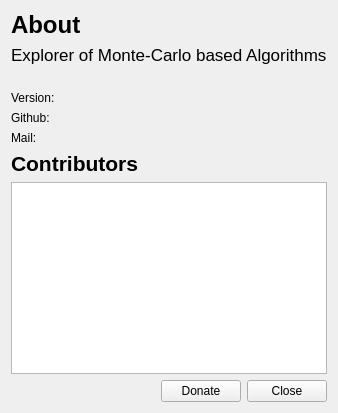
<?xml version="1.0" encoding="UTF-8"?>
<ui version="4.0">
 <class>about</class>
 <widget class="QWidget" name="about">
  <property name="enabled">
   <bool>true</bool>
  </property>
  <property name="geometry">
   <rect>
    <x>0</x>
    <y>0</y>
    <width>354</width>
    <height>433</height>
   </rect>
  </property>
  <property name="sizePolicy">
   <sizepolicy hsizetype="Fixed" vsizetype="Fixed">
    <horstretch>0</horstretch>
    <verstretch>0</verstretch>
   </sizepolicy>
  </property>
  <property name="minimumSize">
   <size>
    <width>0</width>
    <height>0</height>
   </size>
  </property>
  <property name="windowTitle">
   <string>About</string>
  </property>
  <layout class="QVBoxLayout" name="verticalLayout_2">
   <property name="sizeConstraint">
    <enum>QLayout::SetFixedSize</enum>
   </property>
   <item>
    <layout class="QVBoxLayout" name="layoutAbout">
     <item>
      <widget class="QLabel" name="labelAbout">
       <property name="font">
        <font>
         <pointsize>18</pointsize>
         <weight>75</weight>
         <bold>true</bold>
        </font>
       </property>
       <property name="text">
        <string>About</string>
       </property>
       <property name="textFormat">
        <enum>Qt::AutoText</enum>
       </property>
      </widget>
     </item>
     <item>
      <widget class="QLabel" name="labelInfo">
       <property name="font">
        <font>
         <pointsize>13</pointsize>
        </font>
       </property>
       <property name="text">
        <string>Explorer of Monte-Carlo based Algorithms</string>
       </property>
      </widget>
     </item>
     <item>
      <widget class="QLabel" name="labelBy">
       <property name="text">
        <string/>
       </property>
      </widget>
     </item>
    </layout>
   </item>
   <item>
    <layout class="QFormLayout" name="layoutInfo">
     <item row="0" column="0">
      <widget class="QLabel" name="labelVersion">
       <property name="text">
        <string>Version:</string>
       </property>
      </widget>
     </item>
     <item row="0" column="1">
      <widget class="QLabel" name="labelVersionNumber">
       <property name="text">
        <string/>
       </property>
      </widget>
     </item>
     <item row="1" column="0">
      <widget class="QLabel" name="labelGithub">
       <property name="text">
        <string>Github:</string>
       </property>
      </widget>
     </item>
     <item row="1" column="1">
      <widget class="QLabel" name="labelGithubLink">
       <property name="text">
        <string/>
       </property>
       <property name="textFormat">
        <enum>Qt::AutoText</enum>
       </property>
       <property name="openExternalLinks">
        <bool>true</bool>
       </property>
       <property name="textInteractionFlags">
        <set>Qt::TextBrowserInteraction</set>
       </property>
      </widget>
     </item>
     <item row="2" column="1">
      <widget class="QLabel" name="labelMyMail">
       <property name="text">
        <string/>
       </property>
       <property name="textInteractionFlags">
        <set>Qt::TextSelectableByMouse</set>
       </property>
      </widget>
     </item>
     <item row="2" column="0">
      <widget class="QLabel" name="labelMail">
       <property name="text">
        <string>Mail:</string>
       </property>
      </widget>
     </item>
    </layout>
   </item>
   <item>
    <layout class="QVBoxLayout" name="layoutContributors">
     <item>
      <widget class="QLabel" name="labelContributors">
       <property name="font">
        <font>
         <pointsize>16</pointsize>
         <weight>75</weight>
         <bold>true</bold>
        </font>
       </property>
       <property name="text">
        <string>Contributors</string>
       </property>
      </widget>
     </item>
    </layout>
   </item>
   <item>
    <layout class="QVBoxLayout" name="verticalLayout">
     <item>
      <widget class="QTextEdit" name="textContributors">
       <property name="undoRedoEnabled">
        <bool>false</bool>
       </property>
       <property name="textInteractionFlags">
        <set>Qt::TextSelectableByMouse</set>
       </property>
      </widget>
     </item>
    </layout>
   </item>
   <item>
    <layout class="QHBoxLayout" name="layoutButtons">
     <item>
      <spacer name="horizontalSpacer">
       <property name="orientation">
        <enum>Qt::Horizontal</enum>
       </property>
       <property name="sizeHint" stdset="0">
        <size>
         <width>40</width>
         <height>20</height>
        </size>
       </property>
      </spacer>
     </item>
     <item>
      <widget class="QPushButton" name="pbDonate">
       <property name="text">
        <string>Donate</string>
       </property>
      </widget>
     </item>
     <item>
      <widget class="QPushButton" name="pbClose">
       <property name="text">
        <string>Close</string>
       </property>
      </widget>
     </item>
    </layout>
   </item>
  </layout>
 </widget>
 <resources/>
 <connections/>
</ui>
